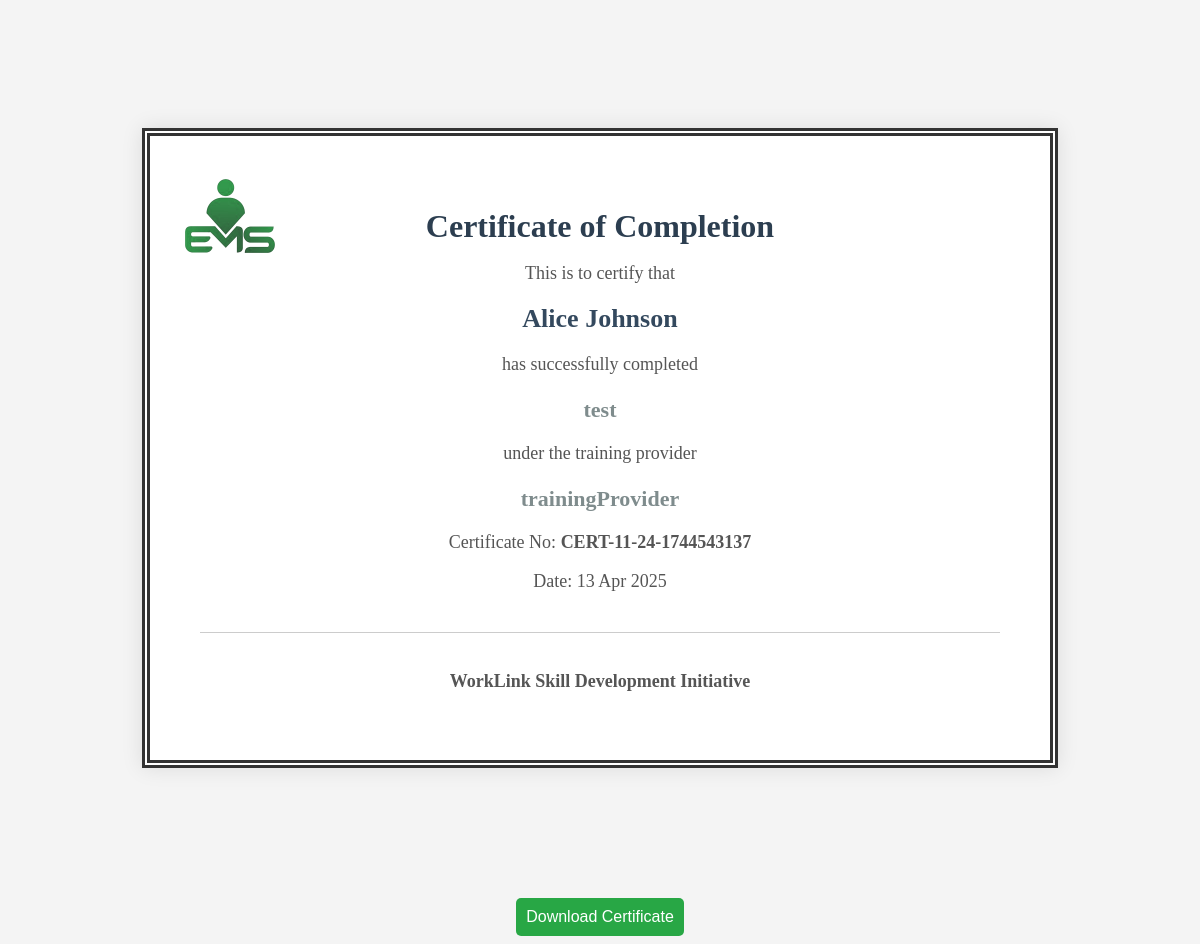
Page /trainingProvider/certificate_preview.php?id=18 (signed in) on the committed database.
### tables this page shows
CREATE TABLE `certificates` (
  `id` int(11) NOT NULL,
  `provider_id` int(11) NOT NULL,
  `user_id` int(11) NOT NULL,
  `training_program_id` int(11) NOT NULL,
  `issue_date` timestamp NOT NULL DEFAULT current_timestamp(),
  `certificate_number` varchar(255) DEFAULT NULL,
  `status` enum('Issued','Pending') DEFAULT 'Pending'
);

CREATE TABLE `users` (
  `id` int(11) NOT NULL,
  `user_type` enum('jobSeeker','employer','trainingProvider','governmentOfficial','admin') NOT NULL,
  `full_name` varchar(255) NOT NULL,
  `user_name` varchar(200) NOT NULL,
  `email` varchar(255) NOT NULL,
  `gender` varchar(100) NOT NULL,
  `phone` varchar(15) NOT NULL,
  `birthday` date DEFAULT NULL,
  `pic` varchar(50) DEFAULT 'undraw_profile.jpg',
  `password` varchar(255) NOT NULL,
  `status` varchar(255) DEFAULT 'inactive',
  `token` varchar(255) NOT NULL
);

CREATE TABLE `training_programs` (
  `id` int(11) NOT NULL,
  `provider_id` int(11) DEFAULT NULL,
  `training_provider_id` int(11) NOT NULL,
  `enrollment_count` int(11) DEFAULT NULL,
  `course_name` varchar(255) NOT NULL,
  `description` text NOT NULL,
  `duration` int(11) NOT NULL,
  `status` enum('Approved','Rejected','Pending') NOT NULL DEFAULT 'Pending',
  `created_at` timestamp NOT NULL DEFAULT current_timestamp(),
  `category` varchar(100) DEFAULT NULL,
  `completion_rate` decimal(5,2) DEFAULT 0.00,
  `updated_at` datetime DEFAULT current_timestamp() ON UPDATE current_timestamp()
);

### trainingProvider/certificate_preview.php (the view, shortened to what this page needs)
<?php
include('connection.php');
$id = $_GET['id'];
$sql = "SELECT c.*, u.full_name, p.course_name
        FROM certificates c
        JOIN users u ON c.user_id = u.id
        JOIN training_programs p ON c.training_program_id = p.id
        WHERE c.id = '$id'";
$res = mysqli_query($con, $sql);
$data = mysqli_fetch_assoc($res);
$provider_name = isset($_SESSION['fullname']) ? $_SESSION['fullname'] : 'Training Provider';
?>
<!DOCTYPE html>
<html>
<head>
</head>
<body>
<div class="cert-container">
    <div class="cert" id="certificate">
        <img src="img/favicon.png" class="logo" alt="WorkLink Logo">
        <h1>Certificate of Completion</h1>
        <p>This is to certify that</p>
        <h2><?= $data['full_name'] ?></h2>
        <p>has successfully completed</p>
        <h3><?= $data['course_name'] ?></h3>
        <p>under the training provider</p>
        <h3><?= $provider_name ?></h3>
        <p>Certificate No: <strong><?= $data['certificate_number'] ?></strong></p>
        <p>Date: <?= date('d M Y', strtotime($data['issue_date'])) ?></p>
        <div class="footer">
            <p><strong>WorkLink Skill Development Initiative</strong></p>
        </div>
    </div>
</div>
<div class="btn-download">
    <button onclick="downloadPDF()">Download Certificate</button>
</div>
</body>
</html>

### trainingProvider/certificate_preview.php (style rules this page uses)
body { font-family: 'Georgia', serif; background: #f4f4f4; }
.cert-container { padding: 40px; display: flex; justify-content: center; align-items: center; min-height: 100vh; }
.cert { background: #fff; padding: 50px; border: 8px double #333; width: 800px; box-shadow: 0 0 20px rgba(0,0,0,0.1); position: relative; text-align: center; }
.cert h1 { font-size: 32px; margin-bottom: 10px; color: #2c3e50; }
.cert h2 { font-size: 26px; margin: 20px 0; color: #34495e; }
.cert h3 { font-size: 22px; color: #7f8c8d; margin-bottom: 20px; }
.cert p { font-size: 18px; color: #555; }
.cert .footer { margin-top: 40px; text-align: center; border-top: 1px solid #ccc; padding-top: 20px; }
.cert .logo { position: absolute; top: 30px; left: 30px; width: 100px; }
.btn-download { display: block; text-align: center; margin-top: 10px; }
.btn-download button { background: #28a745; border: none; padding: 10px 10px; color: white; font-size: 16px; border-radius: 5px; cursor: pointer; }

### rows in the picture
certificates: user.full_name "Alice Johnson", training_program.course_name "test", certificate_number "CERT-11-24-1744543137", issue_date "13 Apr 2025"

### other values in the picture
$provider_name "trainingProvider"
